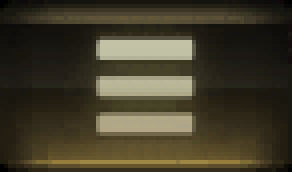
#> input picture frontend/src/assets/poe/hudmenuhover.png, 73 x 43 px (shown 4 times larger)
$ python -i atlas_paths.py   (imports and definitions only)
#> lines starting #> are read from the running program, lines starting #| are printed output that depends on the picture; after the words box and inside, x2 and y2 are one past the last pixel; in counts of white or black regions, pixels touching at a corner belong together
#> further down, picture is the input picture: shape (43, 73, 3); mean B, G, R 41.9, 60, 66.1
"""Gold path dashes of a screenshot and how well a straight / gently bowed line between two maps is covered
by them (used by the atlas-wide path check in atlas_finalize)."""
from __future__ import annotations

import cv2
import numpy as np


MAX_EXITS = 5


def gold_stroke_mask(image: np.ndarray) -> np.ndarray:
    """Find short golden dashes, filtering large gold scenery and icon art."""
    hsv = cv2.cvtColor(image, cv2.COLOR_BGR2HSV)
#> hsv: shape (43, 73, 3); mean H, S, V 22.1, 99.8, 66.1
    colors = cv2.inRange(hsv, np.array([7, 78, 83]), np.array([31, 255, 255]))
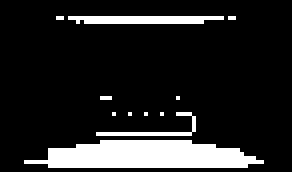
#> colors: shape (43, 73) (shown 4 times larger); 13.7% white; 11 white regions (8 under 20 px), largest, box (x1, y1, x2, y2) and area: (6, 35, 66, 42) 317, (17, 4, 56, 6) 70, (24, 28, 49, 34) 32
    count, labels, stats, _ = cv2.connectedComponentsWithStats(colors, 8)
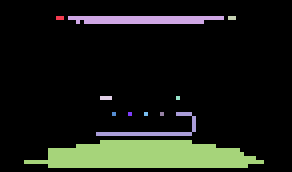
#> labels: shape (43, 73) int32 (shown 4 times larger); 12 distinct labels, from 0 to 11; one colour per label, 0 black
#> count = 12; stats = [[0, 0, 73, 43, 2708], [14, 4, 2, 1, 2], [17, 4, 39, 2, 70], [57, 4, 2, 1, 2], [25, 24, 3, 1, 3], [44, 24, 1, 1, 1], [28, 28, 1, 1, 1], [32, 28, 1, 1, 1], [36, 28, 1, 1, 1], [40, 28, 1, 1, 1], [24, 28, 25, 6, 32], [6, 35, 60, 7, 317]]
    keep = np.zeros(count, dtype=np.uint8)
#> keep = [0, 0, 0, 0, 0, 0, 0, 0, 0, 0, 0, 0]
    for k in range(1, count):
        _, _, w, h, area = stats[k]
        if 2 <= area <= 47 and w <= 26 and h <= 26 and max(w, h) >= 3:
            keep[k] = 255
#> this loop made 11 passes
#> (w, h, area) on passes 2, 10, 11: (39, 2, 70), (25, 6, 32), (60, 7, 317)
#> after the loop, keep = [0, 0, 0, 0, 255, 0, 0, 0, 0, 0, 255, 0]
    return keep[labels]
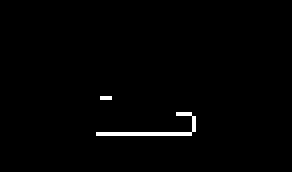
#> returned value: shape (43, 73) (shown 4 times larger); 1.1% white in thin lines or dots, all inside (x1, y1, x2, y2) = (24, 24, 49, 34)


_T = np.linspace(.09, .91, 39)
_BOWS = np.array([-.13, 0., .13])
_GROUPS = np.array([0, 5, 10, 15, 20, 25, 30, 35])      # = np.array_split(39 samples, 8)


# [40 lines left out: functions route_score, _crosses, not called in this run]

>>> import cv2
>>> picture = cv2.imread('../frontend/src/assets/poe/hudmenuhover.png')
>>> result = gold_stroke_mask(picture)
